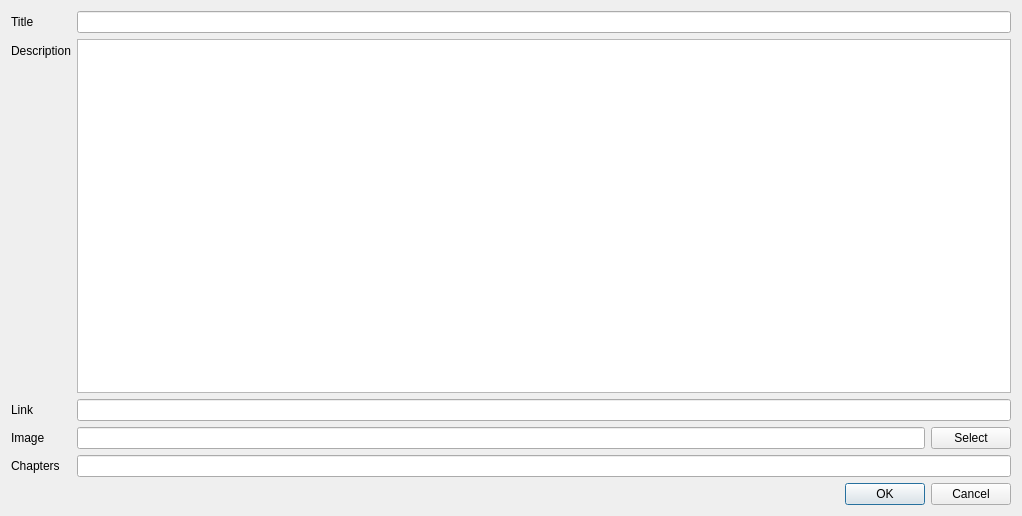
<?xml version="1.0" encoding="UTF-8"?>
<ui version="4.0">
 <class>AddNewDialog</class>
 <widget class="QDialog" name="AddNewDialog">
  <property name="geometry">
   <rect>
    <x>0</x>
    <y>0</y>
    <width>1022</width>
    <height>516</height>
   </rect>
  </property>
  <property name="windowTitle">
   <string>Add</string>
  </property>
  <property name="locale">
   <locale language="English" country="UnitedStates"/>
  </property>
  <layout class="QVBoxLayout" name="verticalLayout">
   <item>
    <layout class="QFormLayout" name="formLayout_2">
     <item row="0" column="0">
      <widget class="QLabel" name="label">
       <property name="text">
        <string>Title</string>
       </property>
      </widget>
     </item>
     <item row="0" column="1">
      <widget class="QLineEdit" name="titleLine"/>
     </item>
     <item row="1" column="0">
      <widget class="QLabel" name="label_2">
       <property name="text">
        <string>Description</string>
       </property>
      </widget>
     </item>
     <item row="1" column="1">
      <widget class="QPlainTextEdit" name="description"/>
     </item>
     <item row="2" column="0">
      <widget class="QLabel" name="label_3">
       <property name="text">
        <string>Link</string>
       </property>
      </widget>
     </item>
     <item row="2" column="1">
      <widget class="QLineEdit" name="linkLine"/>
     </item>
     <item row="3" column="0">
      <widget class="QLabel" name="label_4">
       <property name="text">
        <string>Image</string>
       </property>
      </widget>
     </item>
     <item row="3" column="1">
      <layout class="QHBoxLayout" name="horizontalLayout">
       <item>
        <widget class="QLineEdit" name="imageLine"/>
       </item>
       <item>
        <widget class="QPushButton" name="pushButton">
         <property name="text">
          <string>Select</string>
         </property>
        </widget>
       </item>
      </layout>
     </item>
     <item row="4" column="0">
      <widget class="QLabel" name="label_5">
       <property name="text">
        <string>Chapters</string>
       </property>
      </widget>
     </item>
     <item row="4" column="1">
      <widget class="QLineEdit" name="chaptersLine">
       <property name="inputMask">
        <string>dddddddddddddd</string>
       </property>
      </widget>
     </item>
    </layout>
   </item>
   <item>
    <widget class="QDialogButtonBox" name="buttonBox">
     <property name="orientation">
      <enum>Qt::Horizontal</enum>
     </property>
     <property name="standardButtons">
      <set>QDialogButtonBox::Cancel|QDialogButtonBox::Ok</set>
     </property>
    </widget>
   </item>
  </layout>
 </widget>
 <resources/>
 <connections>
  <connection>
   <sender>buttonBox</sender>
   <signal>accepted()</signal>
   <receiver>AddNewDialog</receiver>
   <slot>accept()</slot>
   <hints>
    <hint type="sourcelabel">
     <x>248</x>
     <y>254</y>
    </hint>
    <hint type="destinationlabel">
     <x>157</x>
     <y>274</y>
    </hint>
   </hints>
  </connection>
  <connection>
   <sender>buttonBox</sender>
   <signal>rejected()</signal>
   <receiver>AddNewDialog</receiver>
   <slot>reject()</slot>
   <hints>
    <hint type="sourcelabel">
     <x>316</x>
     <y>260</y>
    </hint>
    <hint type="destinationlabel">
     <x>286</x>
     <y>274</y>
    </hint>
   </hints>
  </connection>
 </connections>
</ui>
